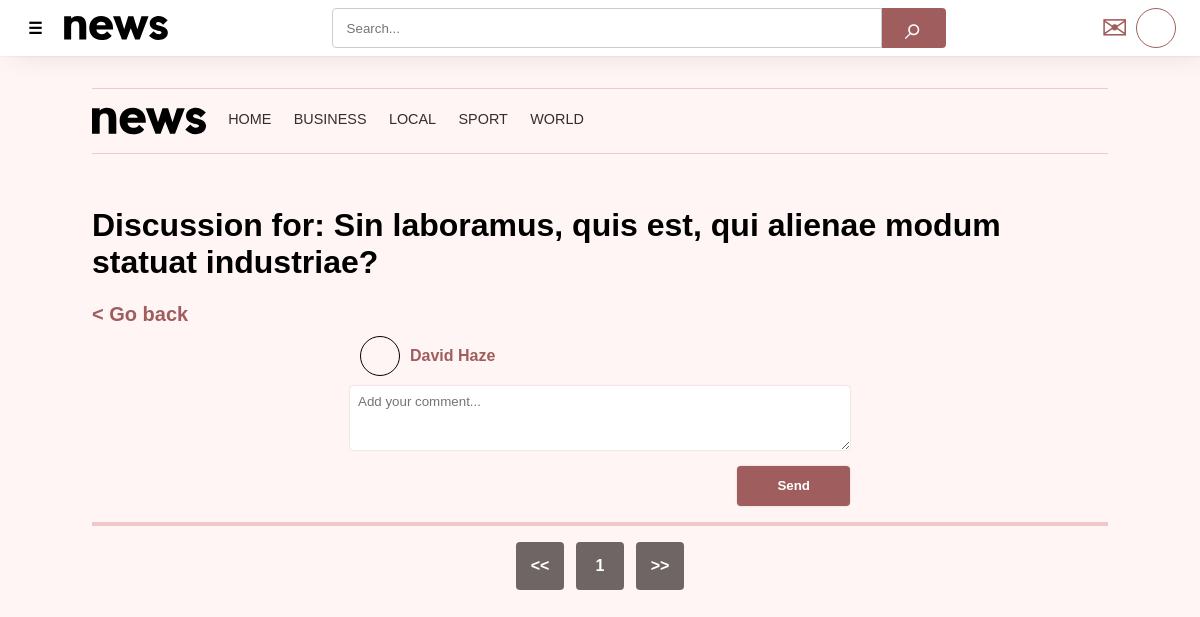
Page /article/comments.php?id=16 (signed in) on the committed database.
### tables this page shows
CREATE TABLE `TbCategories` (
  `Id` int(11) NOT NULL,
  `IdCategory` int(11) DEFAULT NULL,
  `Name` text NOT NULL
);

CREATE TABLE `TbArticles` (
  `Id` int(11) NOT NULL,
  `Title` text NOT NULL,
  `Summary` text NOT NULL,
  `Content` text NOT NULL,
  `PublishedDate` datetime NOT NULL DEFAULT current_timestamp(),
  `UpdatedDate` datetime DEFAULT NULL ON UPDATE current_timestamp(),
  `Published` bit(1) NOT NULL DEFAULT b'0'
);

CREATE TABLE `TbUsers` (
  `Id` int(11) NOT NULL,
  `Email` text NOT NULL,
  `Name` text DEFAULT NULL,
  `Surname` text DEFAULT NULL,
  `Password` text NOT NULL,
  `Photo` text DEFAULT NULL
);

### db.php (called while the page is built, shortened)
<?php
$conn = new PDO('mysql:host=localhost;dbname=DbNews', 'pilnyjakub', '123456', [
	PDO::ATTR_ERRMODE => PDO::ERRMODE_EXCEPTION
]);
$conn->query('SET NAMES utf8');
function getUserName($user)
{
	$username = (!empty($user['Name']) && !empty($user['Surname'])) ? $user['Name'] . ' ' . $user['Surname'] : substr($user['Email'], 0, strrpos($user['Email'], '@'));
	return filter_var($username, FILTER_SANITIZE_FULL_SPECIAL_CHARS);
}
function isparentCategory($category): bool
{
	return $category['Id'] == $category['IdCategory'];
}
function ischildCategory($parentCategory)
{
	return function ($category) use ($parentCategory) {
		return $category['IdCategory'] == $parentCategory && $category['Id'] != $parentCategory;
	};
}
function categoriesWithSub()
{
	global $conn;
	$sql = 'SELECT * FROM `TbCategories` ORDER BY Name';
	$stmt = $conn->prepare($sql);
	$stmt->execute();
	$categories = $stmt->fetchAll();
	foreach (array_filter($categories, "isparentCategory") as $parentCategory) {
		$parentCategory['SubCategories'] = array_filter($categories, ischildCategory($parentCategory['Id']));
		$categoriesWithSub[] = $parentCategory;
	}
	return $categoriesWithSub;
}

### article/comments.php (the view, shortened to what this page needs)
<?php
require_once '../db.php';
$sql = "SELECT Title FROM TbArticles WHERE Published = 1 AND PublishedDate <= NOW() AND Id = :id;";
$stmt = $conn->prepare($sql);
$stmt->execute([
	':id' => $_GET['id']
]);
$articleName = $stmt->fetch()[0];
?>
<!DOCTYPE html>
<html lang="en">
<head>
	<?php require_once '../meta.php'; ?>
	<link rel="stylesheet" href="comments.css">
</head>
<body>
	<?php require_once '../header.php'; ?>
	<main>
		<?php require_once '../top.php' ?>
		<h1 id="articleName">Discussion for: <?= $articleName ?></h1>
		<a id="back" href="index.php?id=<?= $_GET['id'] ?>">< Go back</a>
		<?php if (!empty($_SESSION['user'])) : ?>
			<form id="commentForm" action="addComment.php?id=<?= $_GET['id'] ?>" method="post">
				<div id="commentForm_profile">
					<a href='/profile/?id=<?= $_SESSION['user']['Id'] ?>'>
						<div class='photo'>
						</div>
					</a>
					<div class='name'>
						<a href='/profile/?id=<?= $_SESSION['user']['Id'] ?>'><?= getUserName($_SESSION['user']) ?></a>
					</div>
				</div>
				<textarea id="commentForm_content" name="content" placeholder="Add your comment..."></textarea>
				<div id="commentForm_submit">
					<input type="submit" value="Send">
				</div>
			</form>
		<?php else : ?>
			<p id="notLogged">To contribute to the discussion, you need to&nbsp;<a href='/login/?r=<?= $_SERVER['REQUEST_URI'] ?>'>log in</a>.</p>
		<?php endif; ?>
		<div id='comments'>
		</div>
		<?php require_once '../pagecontrol.php' ?>
	</main>
</body>
</html>

### top.php
<div id="top">
    <a href="/" aria-label="Home" id="topLogo"><img src="/source/logo.svg" alt="News" height=64></a>
    <a href="/">Home</a>
    <?php foreach (categoriesWithSub() as $category): ?>
    <a href="/category/?id=<?= $category['Id'] ?>">
        <?= $category['Name'] ?>
    </a>
    <?php endforeach; ?>
</div>

### style.css (style rules this page uses)
:root { --background-color: #fff5f5; --link-color: #a05d5d; --link-hover-color: #704141; --border-color: #f0c8c8; --muted-color: #706565; --dark-color: #382c2c; }
html, body { margin: 0; padding: 0; font-size: 16px; min-width: 100vw; min-height: 100vh; overflow-x: hidden; font-family: sans-serif; scroll-behavior: smooth; background-color: var(--background-color); }
a { color: var(--link-color); text-decoration: none; }
img { aspect-ratio: 16 / 9; }
main { max-width: 63.5rem; margin: 56px auto 0 auto; padding: 0 2.624rem; display: flex; align-items: center; flex-direction: column; }

### top.css (style rules this page uses)
#top { width: 100%; height: 64px; margin-block: 2rem; display: flex; align-self: flex-start; gap: 1.4rem; border-block: 1px solid var(--border-color); }
#top a { display: flex; align-items: center; color: var(--dark-color); font-size: .9rem; text-decoration: none; text-transform: uppercase; border-bottom: 4px solid transparent; }
#top #topLogo { height: 100%; border-color: transparent; }

### article/comments.css (style rules this page uses)
.name { margin-block: 1rem; font-weight: bold; }
.photo { border: 1px solid black; border-radius: 50%; height: 40px; width: 40px; margin: 10px; }
* { scroll-padding-top: 200px; }
#commentForm_content { font-family: inherit; width: 100%; }
#commentForm { display: flex; flex-direction: column; width: 500px; max-width: 80vw; }
#commentForm * { box-sizing: border-box; }
#commentForm input, #commentForm textarea, #commentForm button, #commentForm #reply_element { padding: 8px; border-radius: 4px; height: 40px; margin-top: 16px; outline: none; border: none; box-shadow: 0 0 2px rgb(0, 0, 0, 0.2); }
#commentForm input[type="submit"] { background-color: var(--link-color); color: white; font-weight: bold; cursor: pointer; padding: 8px 40px; }
#commentForm_submit { display: flex; justify-content: end; }
#commentForm textarea { resize: vertical; font-family: inherit; height: 4rem; }
#commentForm_profile { display: flex; align-items: center; margin-bottom: -16px; }
#comments { width: 100%; margin-block: 1rem; border-top: 4px solid var(--border-color); }
#back { align-self: flex-start; font-weight: bold; font-size: 1.25rem; }

### rows in the picture
tbcategories: Name "BUSINESS"
tbcategories: Name "LOCAL"
tbcategories: Name "SPORT"
tbcategories: Name "WORLD"
tbarticles: Title "Sin laboramus, quis est, qui alienae modum statuat industriae?"
tbusers: getUserName($_SESSION['user']) "David Haze"

### other values in the picture
$page "1"
